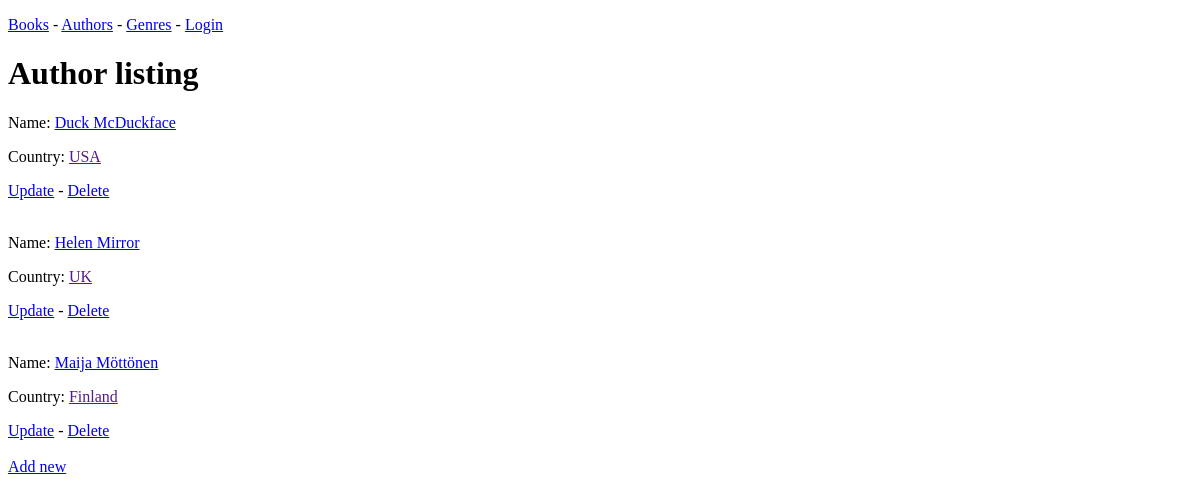
/authors/, run on an earlier commit of the app's database.
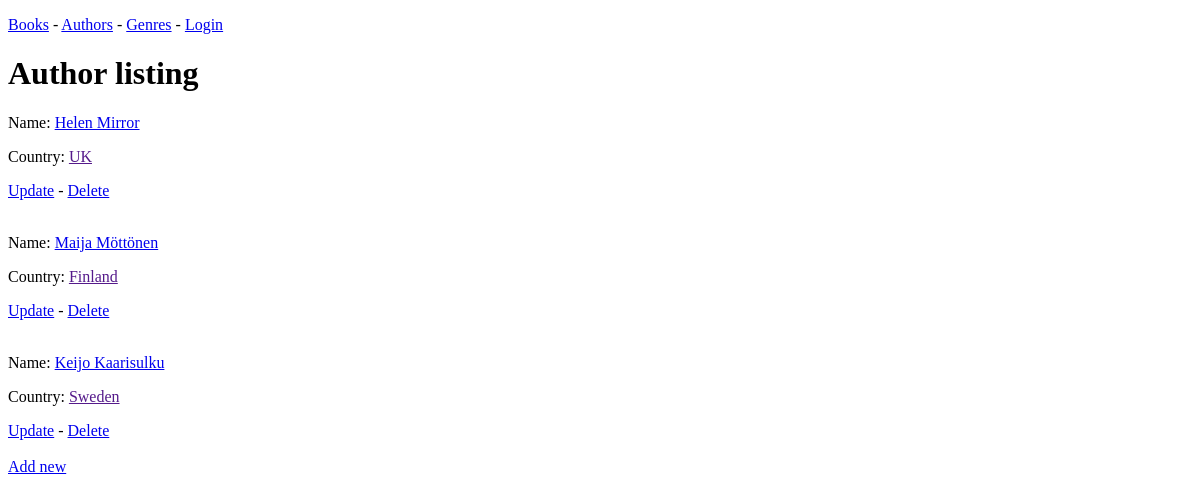
And on a later commit of the database.
### booksofmine/models.py (models this page shows, shortened)
class Author(models.Model):
    name = models.CharField(max_length=300, default="")
    country = models.CharField(max_length=300, null=True, blank=True)
    def get_absolute_url(self):
        return f"/authors/{self.pk}"

### booksofmine/views.py (the view)
# urls.py: path('authors/', views.AuthorListView.as_view()),
class AuthorListView(ListView):
	model = models.Author

### booksofmine/templates/booksofmine/author_list.html
{% extends "booksofmine/base.html" %}
{% block content %}
<h1>Author listing</h1>
{% for author in object_list %}
	<p>Name: <a href="{{ author.get_absolute_url }}">{{ author.name }}</a></p>
	<p>Country: <a href="{{ author.genre.get_absolute_url }}">{{ author.country }}</a></p>
	<a href="{{ author.get_absolute_url }}/update">Update</a> - <a href="{{ author.get_absolute_url }}/delete">Delete</a>
	<br><br>
{% endfor %}
<a href="/authors/new">Add new</a>
{% endblock content %}

What changed in the data, as far as the page shows it:
removed Author: name "Duck McDuckface", country "USA"
added Author: name "Keijo Kaarisulku", country "Sweden"
